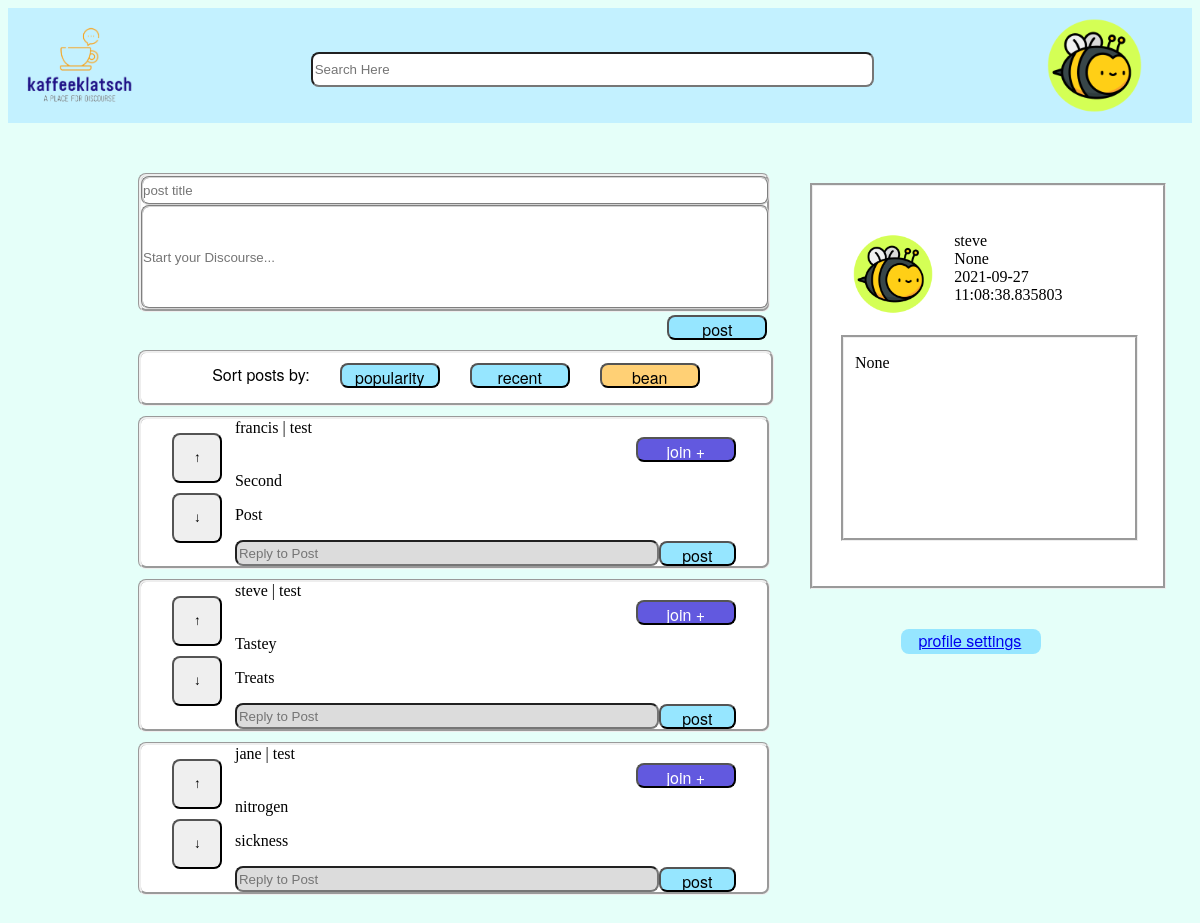
The page /profilepage (signed in) on the database as committed earlier.
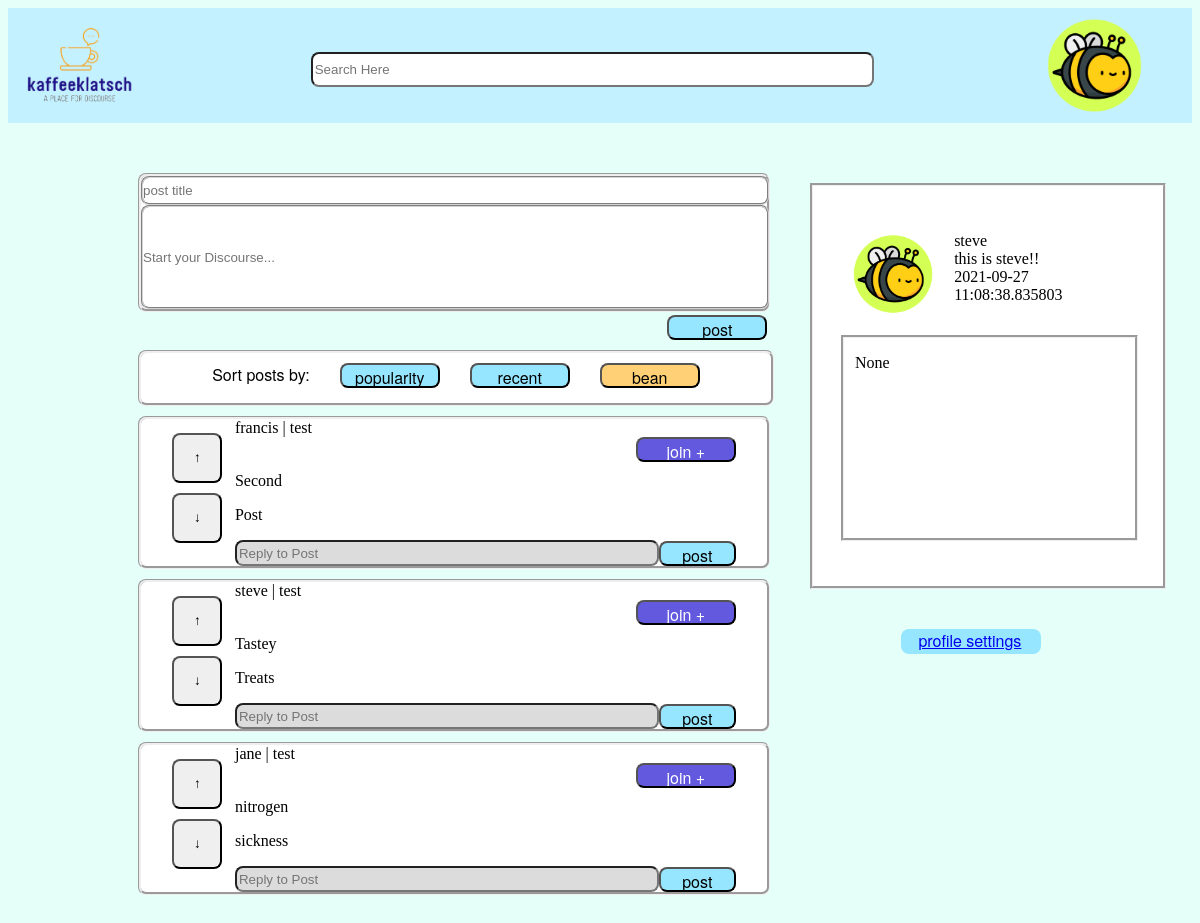
The same page on the database as committed later.
### kaffeeklatsch/models/models.py (models this page shows, shortened)
class Post(db.Model):
    title = db.Column(db.Text, nullable=False)
    content = db.Column(db.Text, nullable=False)
    posting_user = db.Column(db.Text, db.ForeignKey('user_access.username'), nullable=False)
    posted_date = db.Column(db.DateTime, nullable=False)
    community = db.Column(db.Text, nullable=False)
    UUID = db.Column(db.Integer, nullable=False, primary_key=True, unique=True)
    def __repr__(self):
        return f"""\nPost {self.UUID}:
        \t-author: {self.posting_user}
        \t-posted_date: {self.posted_date}
        \t-content: {self.content}
        \t-community: {self.community}
        """

class User(db.Model, UserMixin):
    id = db.Column(db.Integer, nullable=False, primary_key=True, unique=True)
    username = db.Column(db.Text, db.ForeignKey('user_access.username'), nullable=False)
    tagline = db.Column(db.Text, db.ForeignKey('user_access.tagline'), nullable=True)
    date_joined = db.Column(db.Text, nullable=False)
    avatar = db.Column(db.Text, nullable=True)
    first_name = db.Column(db.Text, nullable=True)
    last_name = db.Column(db.Text, nullable=True)
    communities = db.Column(db.Text, nullable=True)
    users_following = db.Column(db.Text, nullable=True)
    tagline = db.Column(db.Text, nullable=True)
    date_joined = db.Column(db.Text, nullable=False)
    summary = db.Column(db.Text, nullable=True)

### kaffeeklatsch/routes.py (the view)
@app.route('/profilepage', methods=['GET', 'POST'])
def profilePage():
  if request.method == 'POST':
        return redirect(url_for('feed'))
  sortPostForm = SortPostForm()
  replyForm = ReplyForm()
  makePostForm = MakePostForm()
  userName = current_user.username
  userInfo = User.query.filter_by(username=userName).first()
  posts = Post.query.all()
  print(posts)
  return render_template('profile_page.html', makePostForm=makePostForm, sortPostForm=sortPostForm, replyForm=replyForm, posts=posts, userInfo=userInfo)

### kaffeeklatsch/forms/SortPostForm.py
class SortPostForm(FlaskForm):
    popularity = SubmitField('popularity')
    recent = SubmitField('recent')
    bean = SubmitField('bean')

### kaffeeklatsch/forms/ReplyForm.py
class ReplyForm(FlaskForm):
    post = SubmitField('post')
    join = SubmitField('join +')
    replyContent = StringField('reply', validators=[DataRequired(), Length(min=1, max=250)], render_kw={"placeholder": "Reply to Post"})
    upArrow = SubmitField('↑')
    downArrow = SubmitField('↓')

### kaffeeklatsch/models/models.py (called while the page is built)
@login_manager.user_loader
def load_user(username):
    return User.query.get(username)

### kaffeeklatsch/templates/profile_page.html
{% extends 'base.html' %}
{% import 'make_post.html' as makePostTemplate %}
{% import 'sort_post.html' as sortPostTemplate %}
{% import 'post_reply.html' as post_reply %}
{% import 'profile_pane.html' as profilePaneTemplate %}
{% block addedCSS %}
<link rel="stylesheet" href="{{ url_for('static', filename='css/feed.css') }}" /> {% endblock %}
{% block search %}
<div class="search-container" id="search-container">
    <input id="search-input" type="search" id="form1" class="form-control" placeholder="Search Here"/>
</div>
{% endblock %}
{% block avatar %}
<img class="avatar" src="{{ url_for('static', filename='assets/imagefiles/Profile/bee_avatar.png') }}" />
{% endblock %}
{% block body %}
<div class="page">
    <body>
        <div class="content-view">
            <div class="post-pane">
                <form method="POST">
                    {{ makePostTemplate.make_post(makePostForm) }}
                    {{ sortPostTemplate.sort_post(sortPostForm) }}
                </form>
                {% for post in posts %}
                    {{ post_reply.post_reply(replyForm, post) }}
                {% endfor %}
            </div>
            <div>
                {{ profilePaneTemplate.profile_pane(userInfo) }}
            </div>
    </body>
</div>
{% endblock %}

### kaffeeklatsch/templates/base.html (shortened to what this page needs)
<!DOCTYPE html>
<html lang="en">
<head>
    <link rel="stylesheet" href="{{ url_for('static', filename='css/globalstylesheet.css') }}" />
    <link rel="stylesheet" href="{{ url_for('static', filename='css/forms.css') }}" /> {% block addedCSS %}{% endblock %}
</head>
<body>
    <div class="continer">
        <div class="header">
            <h1 class="logo">
              <a href="/feed"><img class="logo" src="{{ url_for('static', filename='assets/imagefiles/logo_sample_v2.png') }}" alt="" /></a>
            </h1>
            {% block search %}{% endblock %}
            {% block avatar %}{% endblock %}
        </div>
        {% block body %}{% endblock %}
    </div>
</body>
</html>

### kaffeeklatsch/templates/make_post.html (shortened to what this page needs)
{% macro make_post(makePostForm) %}
<link rel="stylesheet" href="{{ url_for('static', filename='css/sort_post.css') }}" />
<div class="make-post-wrapper">
    <form action="" method="POST">
        {{ makePostForm.postTitle(class="post-title") }}
        {{ makePostForm.postContent(class="post-content") }}
        {{ makePostForm.post(class="button-style-b make-button") }}
    </form>
</div>
{% endmacro %}

### kaffeeklatsch/templates/sort_post.html
{% macro sort_post(sortPostForm) %}
<link rel="stylesheet" href="{{ url_for('static', filename='css/make_post.css') }}" />
<div class="sort-post-wrapper">
    <label>Sort posts by:</label> {{ sortPostForm.popularity(class="button-style-b") }}{{ sortPostForm.recent(class="button-style-b") }}{{ sortPostForm.bean(class="button-style-bean") }}
</div>
{% endmacro %}

### kaffeeklatsch/templates/post_reply.html
{% macro post_reply(replyForm, postObject) %}
{% import 'post.html' as replyTemplate %}
<div>
    {{ replyTemplate.post(replyForm, postObject) }}
</div>
{% endmacro %}

### kaffeeklatsch/templates/profile_pane.html
{% macro profile_pane(profileObject) %}
<link rel="stylesheet" href="{{ url_for('static', filename='css/profile-pane.css') }}" />
<div class="profile-wrapper">
    <div class="upper-block">
        <div class=avatar_panel>
            <img class="avatar avatar_image" src="{{ url_for('static', filename='assets/imagefiles/Profile/bee_avatar.png') }}" />
        </div>
        <div class="info-panel">
                <span>{{ profileObject.username }}</span>
                <span>{{ profileObject.tagline }}</span>
                <span>{{ profileObject.date_joined }}</span>
        </div>
    </div>
    <div class="user-content">
        <p>{{ profileObject.summary }}</p>
    </div>
    <div class="redirect-profile-settings button-style-b">
        <a href="/profileSettingsPage">profile settings</a>
    </div>
</div>
{% endmacro %}

### kaffeeklatsch/templates/post.html (shortened to what this page needs)
{% macro post(replyForm, postObject) %}
<link rel="stylesheet" href="{{ url_for('static', filename='css/post.css') }}" />
<div class="post-wrapper">
    <div class="vote-panel">
        {{ replyForm.upArrow(class="vote-button button") }}
        {{ replyForm.downArrow(class="vote-button button") }}
    </div>
    <div class="post-panel">
        <div class="post-panel__top-line">
            <span class="owner-name">{{ postObject.posting_user }}</span> | <span class="community-content">{{ postObject.community }}</span>
            {{ replyForm.join(class="button-style-a post-panel__join-button") }}
        </div>
        <div class="post-panel__title-line">
            <span class="post-title">{{ postObject.title }}</span>
        </div>
        <div class="post-panel__post-content">
            <p class="post-content">{{ postObject.content }}</p>
        </div>
        <form action="" method="POST">
            <div class="post-panel__reply-line">
                {{ replyForm.replyContent(class="reply-content") }}
                {{ replyForm.post(class="button-style-b make-button") }}
            </div>
        </form>
    </div>
</div>
{% endmacro %}

### kaffeeklatsch/static/css/globalstylesheet.css (style rules this page uses)
body { background-color: #E5FFF9 }
.header { background-color: #C3F1FF; font-size: 50px; text-align: center; height: 95px; padding-left: 10px; padding-top: 10px; padding-bottom: 10px; }
.logo { width: 120px; margin-top: 0px; float: left; }
.avatar { height: 100%; float: right; margin-right: 50px; }
.page { margin: 0px; height: 100vh; padding-top: 50px; }
.button-style-a { width: 100px; height: 25px; top: 225px; border-radius: 8px; background-color: #6259df; font-family: "Helvetica Neue", "Arial", sans-serif; font-size: medium; color: white; }
.button-style-b { width: 100px; height: 25px; top: 225px; border-radius: 8px; background-color: #96E6FF; font-family: "Helvetica Neue", "Arial", sans-serif; font-size: medium; color: black; margin-left: 30px; }
.button-style-bean { width: 100px; height: 25px; top: 225px; border-radius: 8px; background-color: #FFD075; font-family: "Helvetica Neue", "Arial", sans-serif; font-size: medium; color: black; margin-left: 30px; }

### kaffeeklatsch/static/css/forms.css (style rules this page uses)
input { margin-bottom: 10px; border-radius: 8px; height: 25px; width: 230px; }

### kaffeeklatsch/static/css/feed.css (style rules this page uses)
.content-view { display: flex; }
.post-pane { display: inline-block; width: 60%; }
#search-container { display: inline-block; text-align: center; width: 60%; height: 80%; padding-top: 10px; }
#search-input { background-color: white; width: 80%; height: 45%; }

### kaffeeklatsch/static/css/sort_post.css (style rules this page uses)
.sort-post-wrapper { display: flex; background-color: white; border-style: groove; border-radius: 8px; width: 99.6%; height: 40px; padding-top: 10px; margin-bottom: 10px; justify-content: center; font-family: "Helvetica Neue", "Arial", sans-serif; }
#postContent { left: 10px; }

### kaffeeklatsch/static/css/make_post.css (style rules this page uses)
.make-post-wrapper { display: block; border-radius: 8px; border-style: groove; background-color: white; margin-bottom: 10px; }
.make-post-wrapper .post-title { display: block; width: 99.6%; border-style: groove; border-color: lightgrey; margin: 0; padding: 0; }
.make-post-wrapper .post-content { display: block; width: 99.6%; border-style: groove; border-color: lightgrey; margin: 0; padding: 0; height: 100px; }
.make-post-wrapper .make-button { float: right; margin-top: 1%; }

### kaffeeklatsch/static/css/post.css (style rules this page uses)
.post-wrapper { background-color: white; border-style: groove; border-radius: 8px; display: flex; justify-content: center; align-items: center; margin-bottom: 10px; }
.post-wrapper .vote-panel input { width: 50px; height: 50px; }
.post-wrapper .vote-panel { align-items: center; display: inline-block; width: 10%; }
.post-wrapper .vote-panel .vote-button { display: block; }
.post-wrapper .post-panel { display: inline-block; width: 80%; background-color: white; }
.post-panel .post-panel__reply-line { display: flex; justify-content: center; align-items: center; }
.post-panel .post-panel__join-button { margin-left: 80%; }
.post-wrapper .post-panel #replyContent { width: 500px; margin: auto; }
.post-wrapper .post-panel #post { width: 90px; margin: auto; }
.post-panel__top-line { background-color: white; }
#replyContent { width: 80%; height: 20px; top: 470px; left: 150px; background-color: gainsboro; }

### kaffeeklatsch/static/css/profile-pane.css (style rules this page uses)
.profile-wrapper { background-color: white; display: flexbox; border-style: groove; align-items: self-end; height: 400px; width: 350px; margin-top: 10px; margin-bottom: 10px; margin-left: 40px; }
.profile-wrapper .upper-block { display: inline-flex; align-self: flex-start; margin-left: 10%; margin-top: 5%; }
.profile-wrapper .avatar_panel { justify-content: center; margin-top: 30px; margin-left: 50px; height: 80px; width: 50px; }
.profile-wrapper .avatar_image { margin-right: 15px; }
.profile-wrapper .info-panel { display: grid; margin-top: 10%; margin-left: 2%; width: 60%; height: 20%; background-color: white; }
.profile-wrapper .user-content { margin-top: 5%; margin-left: 8%; padding-left: 3%; border-style: groove; background-color: white; height: 50%; width: 80%; }
.profile-wrapper .redirect-profile-settings { margin-left: 25%; margin-top: 25%; width: 35%; padding-left: 5%; }

Rows that differ between the two databases and show on the page:
changed User "steve": tagline "None" → "this is steve!!"
